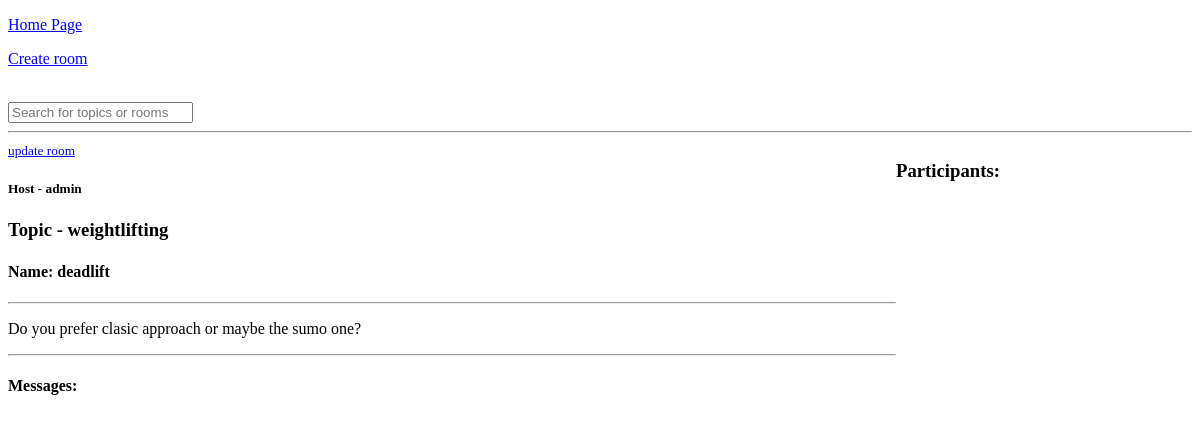
Before: /room/7/ with the older database file.
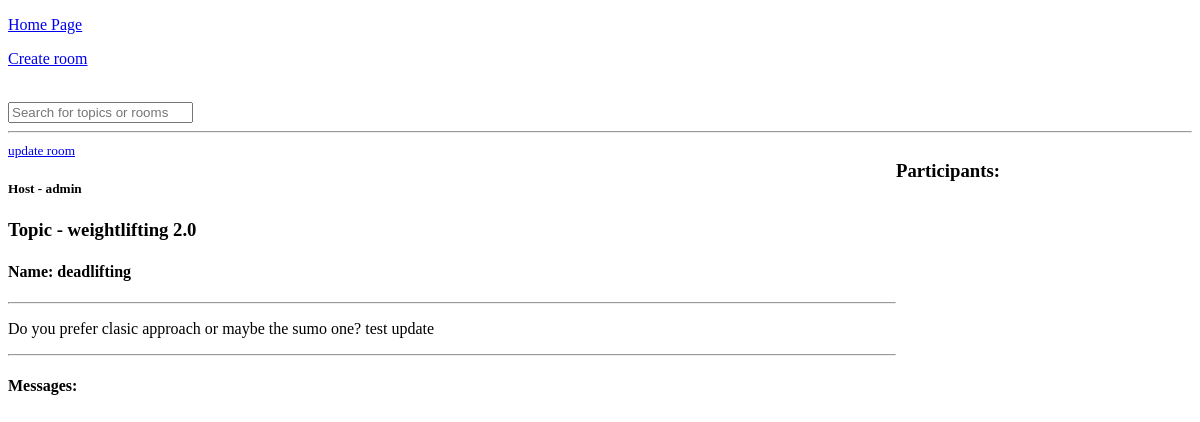
After: the same page with the newer database file.
### base/models.py (models this page shows, shortened)
class Room(models.Model):
    host = models.ForeignKey(User, on_delete=models.SET_NULL, null=True)
    topic = models.ForeignKey(Topic, on_delete=models.SET_NULL, null=True)
    name = models.CharField(max_length=200)
    description = models.TextField(null=True, blank=True)
    participants = models.ManyToManyField(User, related_name='participants', blank=True)
    updated = models.DateTimeField(auto_now=True)
    created = models.DateTimeField(auto_now_add=True)
    class Meta:
        ordering = ['-updated', '-created']

class Topic(models.Model):
    name = models.CharField(max_length=200)
    def __str__(self):
        return self.name

class User(AbstractUser):
    name = models.CharField(max_length=200, null=True)
    email = models.EmailField(unique=True, null=True)
    bio = models.TextField(null=True)

### base/views.py (the view, shortened to what this page needs)
# urls.py: path('room/<str:pk>/', room, name='room'),
def room(request, pk):
    room = get_object_or_404(Room, id=pk)
    room_messages = room.message_set.all()
    room_participants = room.participants.all()
    context = {'room': room,
               'room_messages': room_messages,
               'room_participants': room_participants}
    return render(request, 'room.html', context)

### base/templates/room.html (shortened to what this page needs)
{% extends 'main.html' %}
{% block content %}
    <div class="room-container">
        <div>
            <small><a href="{% url 'update-room' room.id %}">update room</a></small>
            <h5>Host - {{ room.host }}</h5>
            <h3>Topic - {{ room.topic }}</h3>
            <h4>Name: {{ room.name }}</h4>
            <hr>
            <p>{{ room.description }}</p>
            <hr>
            <h4>Messages:</h4>
        </div>
        <div>
            <h3>Participants:</h3>
        </div>
    </div>
{% endblock content %}

Changed rows visible on the page:
changed Room "admin": topic "weightlifting" → "weightlifting 2.0"; name "deadlift" → "deadlifting"; description "Do you prefer clasic approach or maybe the sumo one?" → "Do you prefer clasic approach or maybe the sumo one? test update"
